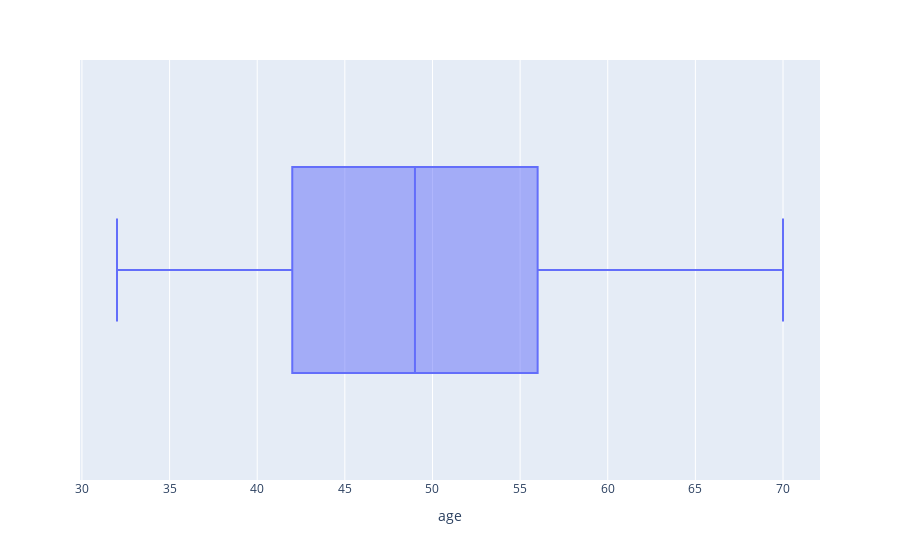

Write notebook code for a chart like this one.
### Markdown cell above
# outlier

### Code cell
px.box(df,x=df["age"])

### Figure 1 — Plotly figure (JSON) as saved in the notebook; plotly's stock layout.template omitted (floating-point values rounded to 4 significant figures; data arrays with more than 128 entries replaced by an {"elided": "..."} marker saying what was removed)
{"data": [{"alignmentgroup": "True", "hovertemplate": "age=%{x}<extra></extra>", "legendgroup": "", "marker": {"color": "#636efa"}, "name": "", "notched": false, "offsetgroup": "", "orientation": "h", "showlegend": false, "type": "box", "x": {"elided": "4240 int values"}, "x0": " ", "xaxis": "x", "y0": " ", "yaxis": "y"}], "layout": {"autosize": true, "boxmode": "group", "legend": {"tracegroupgap": 0}, "margin": {"t": 60}, "xaxis": {"anchor": "y", "autorange": true, "domain": [0, 1], "range": [29.89, 72.11], "title": {"text": "age"}, "type": "linear"}, "yaxis": {"anchor": "x", "autorange": true, "domain": [0, 1], "range": [-0.5, 0.5], "type": "category"}}}
